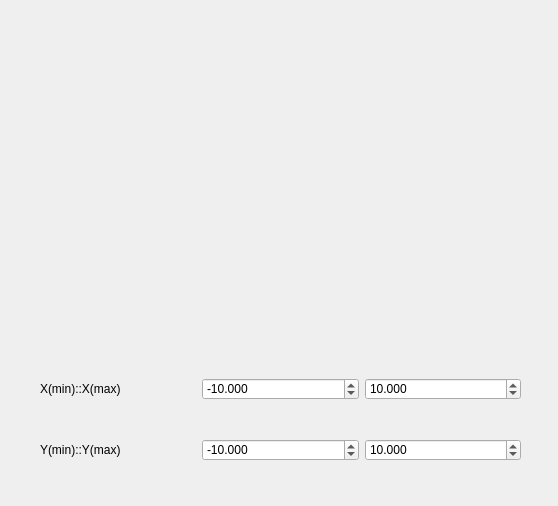
<?xml version="1.0" encoding="UTF-8"?>
<ui version="4.0">
 <class>GraphWindow</class>
 <widget class="QDialog" name="GraphWindow">
  <property name="geometry">
   <rect>
    <x>0</x>
    <y>0</y>
    <width>558</width>
    <height>506</height>
   </rect>
  </property>
  <property name="windowTitle">
   <string>Dialog</string>
  </property>
  <property name="styleSheet">
   <string notr="true">background-color: solid gray;</string>
  </property>
  <widget class="QCustomPlot" name="widget" native="true">
   <property name="geometry">
    <rect>
     <x>10</x>
     <y>10</y>
     <width>531</width>
     <height>311</height>
    </rect>
   </property>
  </widget>
  <widget class="QWidget" name="layoutWidget">
   <property name="geometry">
    <rect>
     <x>40</x>
     <y>345</y>
     <width>481</width>
     <height>151</height>
    </rect>
   </property>
   <layout class="QHBoxLayout" name="horizontalLayout_3">
    <item>
     <layout class="QVBoxLayout" name="verticalLayout">
      <item>
       <layout class="QHBoxLayout" name="horizontalLayout_2">
        <item>
         <widget class="QLabel" name="label_4">
          <property name="text">
           <string>X(min)::X(max)</string>
          </property>
         </widget>
        </item>
        <item>
         <widget class="QDoubleSpinBox" name="d_f_1">
          <property name="readOnly">
           <bool>false</bool>
          </property>
          <property name="specialValueText">
           <string/>
          </property>
          <property name="showGroupSeparator" stdset="0">
           <bool>false</bool>
          </property>
          <property name="decimals">
           <number>3</number>
          </property>
          <property name="minimum">
           <double>-1000000.000000000000000</double>
          </property>
          <property name="maximum">
           <double>1000000.000000000000000</double>
          </property>
          <property name="value">
           <double>-10.000000000000000</double>
          </property>
         </widget>
        </item>
        <item>
         <widget class="QDoubleSpinBox" name="d_f_2">
          <property name="decimals">
           <number>3</number>
          </property>
          <property name="minimum">
           <double>-1000000.000000000000000</double>
          </property>
          <property name="maximum">
           <double>1000000.000000000000000</double>
          </property>
          <property name="value">
           <double>10.000000000000000</double>
          </property>
         </widget>
        </item>
       </layout>
      </item>
      <item>
       <layout class="QHBoxLayout" name="horizontalLayout">
        <item>
         <widget class="QLabel" name="label_3">
          <property name="text">
           <string>Y(min)::Y(max)</string>
          </property>
         </widget>
        </item>
        <item>
         <widget class="QDoubleSpinBox" name="e_f_1">
          <property name="decimals">
           <number>3</number>
          </property>
          <property name="minimum">
           <double>-1000000.000000000000000</double>
          </property>
          <property name="maximum">
           <double>1000000.000000000000000</double>
          </property>
          <property name="value">
           <double>-10.000000000000000</double>
          </property>
         </widget>
        </item>
        <item>
         <widget class="QDoubleSpinBox" name="e_f_2">
          <property name="decimals">
           <number>3</number>
          </property>
          <property name="minimum">
           <double>-1000000.000000000000000</double>
          </property>
          <property name="maximum">
           <double>1000000.000000000000000</double>
          </property>
          <property name="value">
           <double>10.000000000000000</double>
          </property>
         </widget>
        </item>
       </layout>
      </item>
     </layout>
    </item>
   </layout>
  </widget>
 </widget>
 <customwidgets>
  <customwidget>
   <class>QCustomPlot</class>
   <extends>QWidget</extends>
   <header location="global">qcustomplot.h</header>
   <container>1</container>
  </customwidget>
 </customwidgets>
 <resources/>
 <connections/>
</ui>
